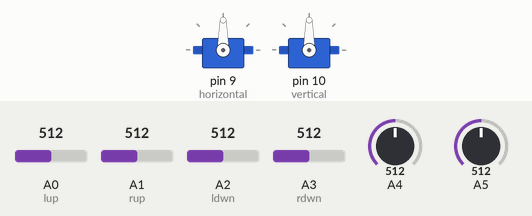
Recording of a sketch running on a simulated Arduino Uno, built with avr-gcc and run on an emulated ATmega328P. Parts: 2 × servo. The test bench sets the inputs (shaded band); at power-on: A0 (lup) = 512, A4 = 512, A1 (rup) = 512, A2 (ldwn) = 512, A3 (rdwn) = 512, A5 = 512.

Above: at 1.2 s.
1.3 s: A0 (lup) set to 271
2.8 s: A0 (lup) set to 238
At 3.28 s:
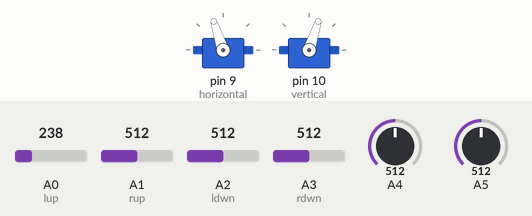
At 5.6 s:
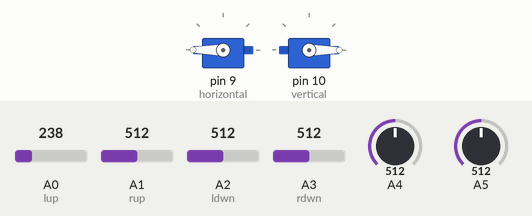
5.8 s: A0 (lup) set to 752
7.3 s: A0 (lup) set to 784
At 7.77 s:
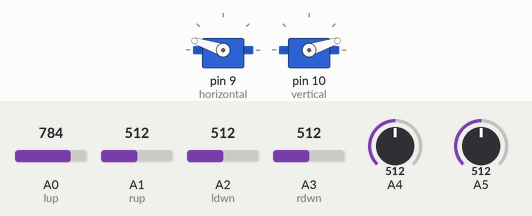
10.3 s: A4 set to 992
13.3 s: A1 (rup) set to 716
At 14.1 s:
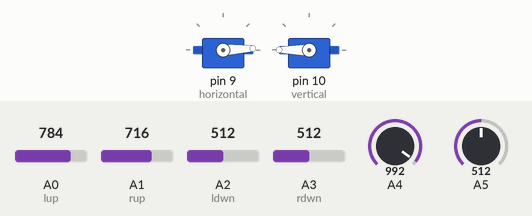
Timing chart, 0 to 15.9 s (numbered marks = the images above; inputs shaded):
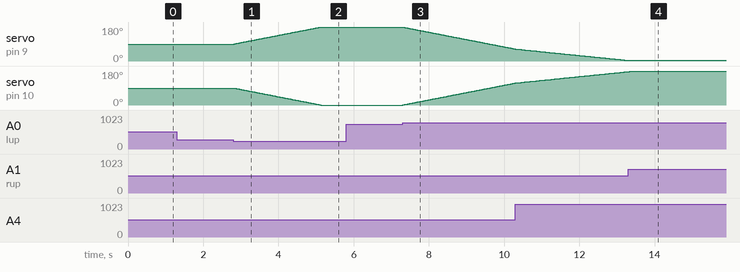

Measured:
- the behaviour switches between 256 and 255 on A0 (lup) (found by bisection; images 0 and 1)
- the behaviour switches between 769 and 770 on A0 (lup) (found by bisection; images 2 and 3)
- after the input at 1.3 s, every drawn part: stays the same
- after the input at 2.8 s, servo on pin 9 (horizontal): moves from 90° to 180° over 2.3 s, starting at once; servo on pin 10 (vertical): moves from 90° to 0° over 2.3 s, starting at once
- after the input at 5.8 s, every drawn part: stays the same
- after the input at 7.3 s, servo on pin 9 (horizontal): moves from 180° to 64° over 3.0 s, starting at once; servo on pin 10 (vertical): moves from 0° to 116° over 3.0 s, starting at once
- after the input at 13.3 s, servo on pin 9 (horizontal): stays 3° (without the input it goes to 2° after 0.04 s)

The sketch:

main.ino
```cpp
#include <Servo.h> // include Servo library

Servo horizontal; // horizontal servo
int servoh = 90; // stand horizontal servo

Servo vertical; // vertical servo
int servov = 90; // stand vertical servo

// LDR pin connections
// name = analogpin;
int lup = 0; //up left
int rup = 1; //up rigt
int ldwn = 2; //down left
int rdwn = 3; //down rigt
//analog 4 potencjometr 1
//analog 5 potencjometr 2

void setup()
{
  Serial.begin(9600);
// servo connections
// name.attacht(pin);
  horizontal.attach(9);
  vertical.attach(10);
}

void loop()
{
  int lt = analogRead(lup); // top left
  int rt = analogRead(rup); // top right
  int ld = analogRead(ldwn); // down left
  int rd = analogRead(rdwn); // down rigt

  int delay_time = analogRead(4)/20; //ustawiamy opóźnienie
  int tol = analogRead(5)/4;  //ustawiamy tolerancję błędu

  int avt = (lt + rt) / 2; // average value top
  int avd = (ld + rd) / 2; // average value down
  int avl = (lt + ld) / 2; // average value left
  int avr = (rt + rd) / 2; // average value right

  int dvert = avt - avd; // check the diffirence of up and down
  int dhoriz = avl - avr;// check the diffirence og left and rigt

  if (-1*tol > dvert || dvert > tol) // check if the diffirence is in the tolerance else change vertical angle
  {
    if (avt > avd)
    {
      servov = ++servov;
      if (servov > 180)
        servov = 180;
    }
    else if (avt < avd)
    {
      servov= --servov;
      if (servov < 0)
        servov = 0;
    }
    vertical.write(servov);
  }

  if (-1*tol > dhoriz || dhoriz > tol) // check if the diffirence is in the tolerance else change horizontal angle
  {
    if (avl > avr)
    {
      servoh = --servoh;
      if (servoh < 0)
        servoh = 0;
    }
    else if (avl < avr)
    {
      servoh = ++servoh;
      if (servoh > 180)
        servoh = 180;
    }

  horizontal.write(servoh);
  }
  delay(delay_time);
}
```
